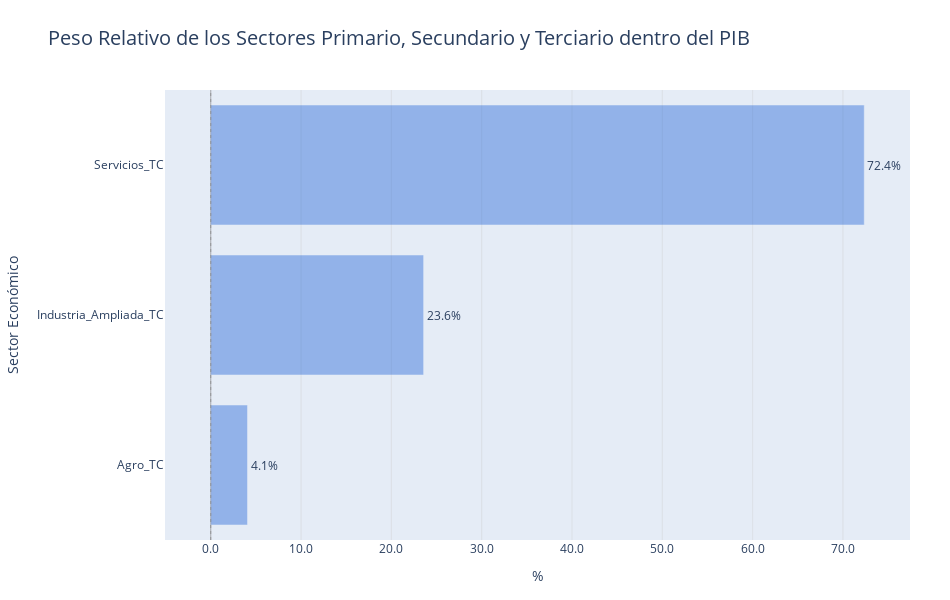

Notebook source saved alongside this figure:
### Code cell
# Otro caso: ¿cuánto pesan los sectores de la economía?:

df_weights = calculate_component_percentages(ob_pibv.oferta.get_sectores())

fig = plot_bars(
    df_weights.loc["2025-09-30"],
    orientation="h",
    color_mode="single",
    bar_color="#185ed7",
    sort="asc",
    bar_opacity= 0.40,
    top_n=None,
    decimals=1,
    label_suffix="%",
    title="Peso Relativo de los Sectores Primario, Secundario y Terciario dentro del PIB",
    subtitle="",
    xaxis_title="%",
    yaxis_title="Sector Económico"
)
fig.show()

# La gráfica nos indica que a setiembre de 2025, CR es una economía de servicios:

### Figure 1 — Plotly figure (JSON) as saved in the notebook; plotly's stock layout.template omitted (floating-point values rounded to 4 significant figures)
{"data": [{"cliponaxis": false, "hovertemplate": "<b>%{y}</b><br>Valor: %{x:.1f}%<extra></extra>", "marker": {"color": "#185ed7", "opacity": 0.4}, "name": "", "orientation": "h", "text": ["4.1%", "23.6%", "72.4%"], "textposition": "outside", "type": "bar", "x": [4.07, 23.57, 72.36], "y": ["Agro_TC", "Industria_Ampliada_TC", "Servicios_TC"]}], "layout": {"height": 600, "margin": {"b": 60, "l": 80, "r": 40, "t": 90}, "shapes": [{"line": {"color": "rgba(120,120,120,0.6)", "dash": "dot", "width": 1}, "type": "line", "x0": 0, "x1": 0, "xref": "x", "y0": 0, "y1": 1, "yref": "y domain"}], "showlegend": false, "title": {"font": {"size": 20}, "text": "Peso Relativo de los Sectores Primario, Secundario y Terciario dentro del PIB"}, "width": 950, "xaxis": {"gridcolor": "rgba(200,200,200,0.35)", "range": [-5.065, 77.43], "tickformat": ",.1f", "title": {"font": {"size": 14}, "text": "%"}, "zeroline": true, "zerolinecolor": "rgba(120,120,120,0.6)", "zerolinewidth": 1}, "yaxis": {"categoryarray": ["Agro_TC", "Industria_Ampliada_TC", "Servicios_TC"], "categoryorder": "array", "tickangle": 0, "title": {"font": {"size": 14}, "text": "Sector Económico"}}}}
